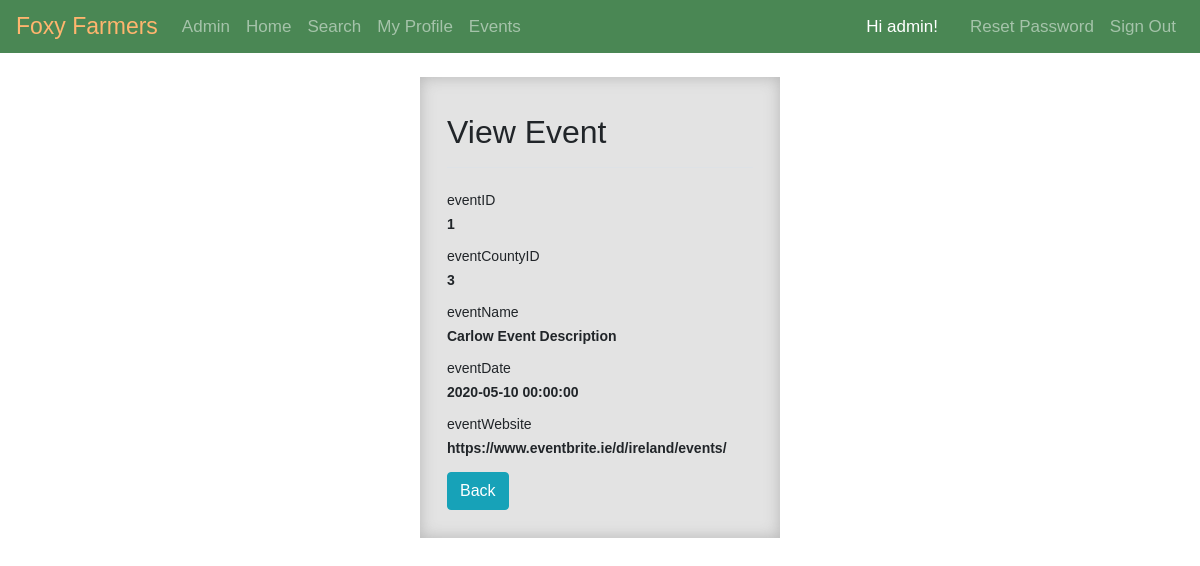
The page /pages/admin/events-read.php?eventID=1 (signed in) on the database as committed earlier.
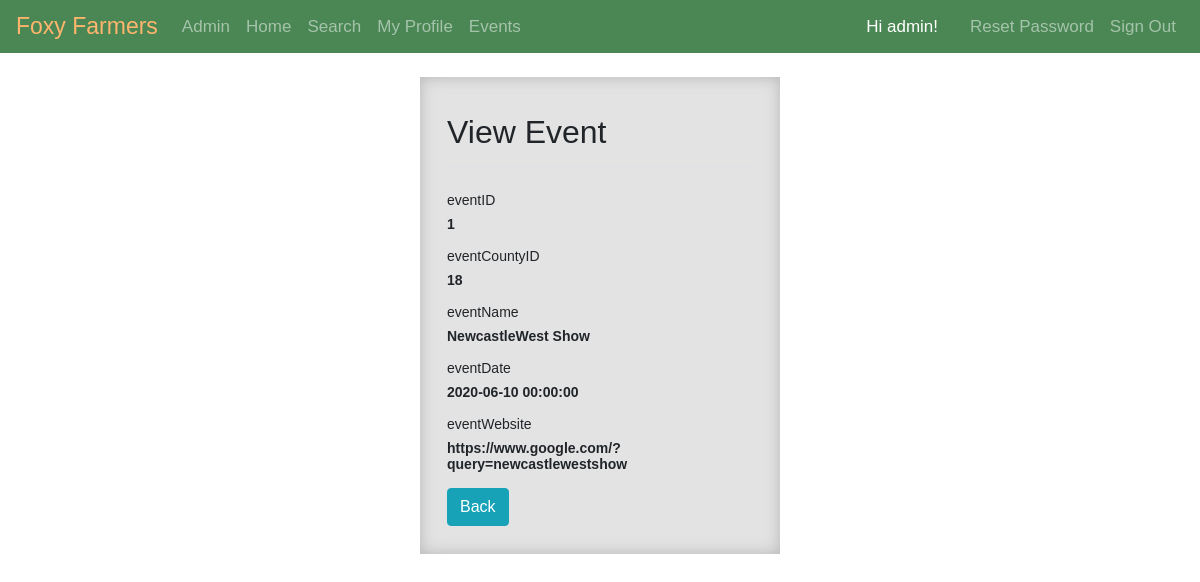
The same page on the database as committed later.
### tables this page shows
CREATE TABLE events (
  eventID INT NOT NULL,
  eventCountyID INT NOT NULL,
  eventName VARCHAR(128) NOT NULL,
  eventDate DATETIME, 
  eventWebsite VARCHAR(128) NULL DEFAULT "",
  eventPhoto VARCHAR(128) NOT NULL
);

### pages/admin/events-read.php (the view, shortened to what this page needs)
<?php
require_once "../../utilities/config.php";
if(isset($_GET["eventID"]) && !empty(trim($_GET["eventID"]))){
    $sql = "SELECT * FROM events WHERE eventID = ?";
    if($stmt = mysqli_prepare($link, $sql)){
        mysqli_stmt_bind_param($stmt, "i", $param_eventID);
        if(mysqli_stmt_execute($stmt)){
            $result = mysqli_stmt_get_result($stmt);
            if(mysqli_num_rows($result) == 1){
                $row = mysqli_fetch_array($result, MYSQLI_ASSOC);
            } else{
                header("location: admin-error.php");
                exit();
            }
        } else{
            echo "Oops! Something went wrong. Please try again later.";
        }
    }
} else{
    header("location: admin-error.php");
    exit();
}
?>
    <div class="wrapper wrapper-admin-narrow admin">
        <div class="container-fluid">
            <div class="row">
                <div class="col-md-12">
                    <div class="pb-2 mt-4 mb-4 border-bottom">
                        <h2>View Event</h2>
                    </div>
                    <div class="form-group">
                        <label>eventID</label>
                        <p class="form-control-static"><?php echo '<b>' . $row["eventID"] . '</b>' ; ?></p>
                    </div>
                    <div class="form-group">
                        <label>eventCountyID</label>
                        <p class="form-control-static"><?php echo '<b>' . $row["eventCountyID"] . '</b>' ; ?></p>
                    </div>
                    <div class="form-group">
                        <label>eventName</label>
                        <p class="form-control-static"><?php echo '<b>' . $row["eventName"] . '</b>' ; ?></p>
                    </div>
                    <div class="form-group">
                        <label>eventDate</label>
                        <p class="form-control-static"><?php echo '<b>' . $row["eventDate"] . '</b>' ; ?></p>
                    </div>
                    <div class="form-group">
                        <label>eventWebsite</label>
                        <p class="form-control-static"><?php echo '<b>' . $row["eventWebsite"] . '</b>' ; ?></p>
                    </div>
                    <p><a href="events-home.php" class="btn btn-info">Back</a></p>
                </div>
            </div>
        </div>
    </div>

Rows that differ between the two databases and show on the page:
changed events id 1: eventCountyID "3" → "18"; eventName "Carlow Event Description" → "NewcastleWest Show"; eventDate "2020-05-10 00:00:00" → "2020-06-10 00:00:00"; eventWebsite "https://www.eventbrite.ie/d/ireland/events/" → "https://www.google.com/?query=newcastlewestshow"
